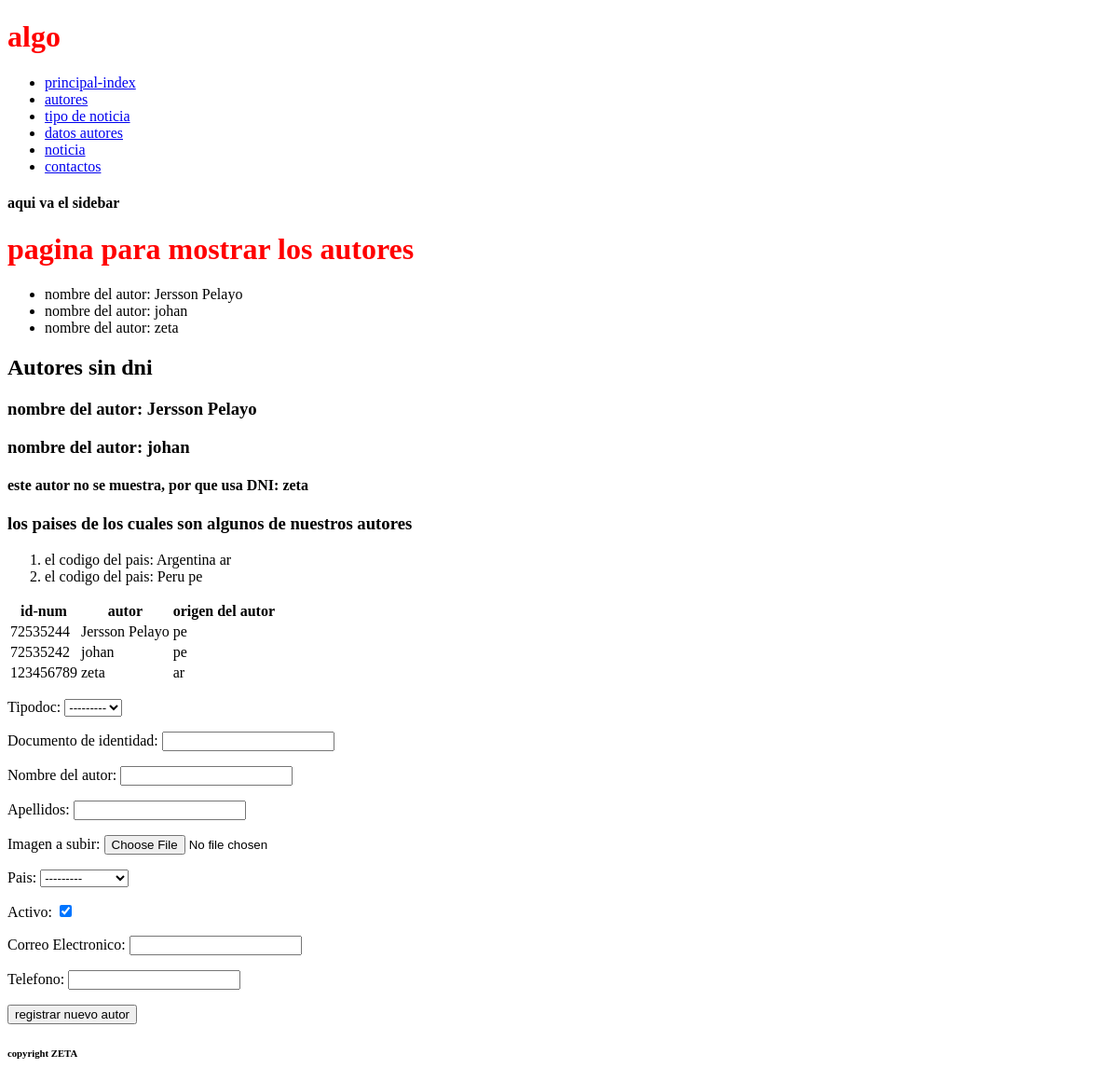
The app's page /autores/, older data.
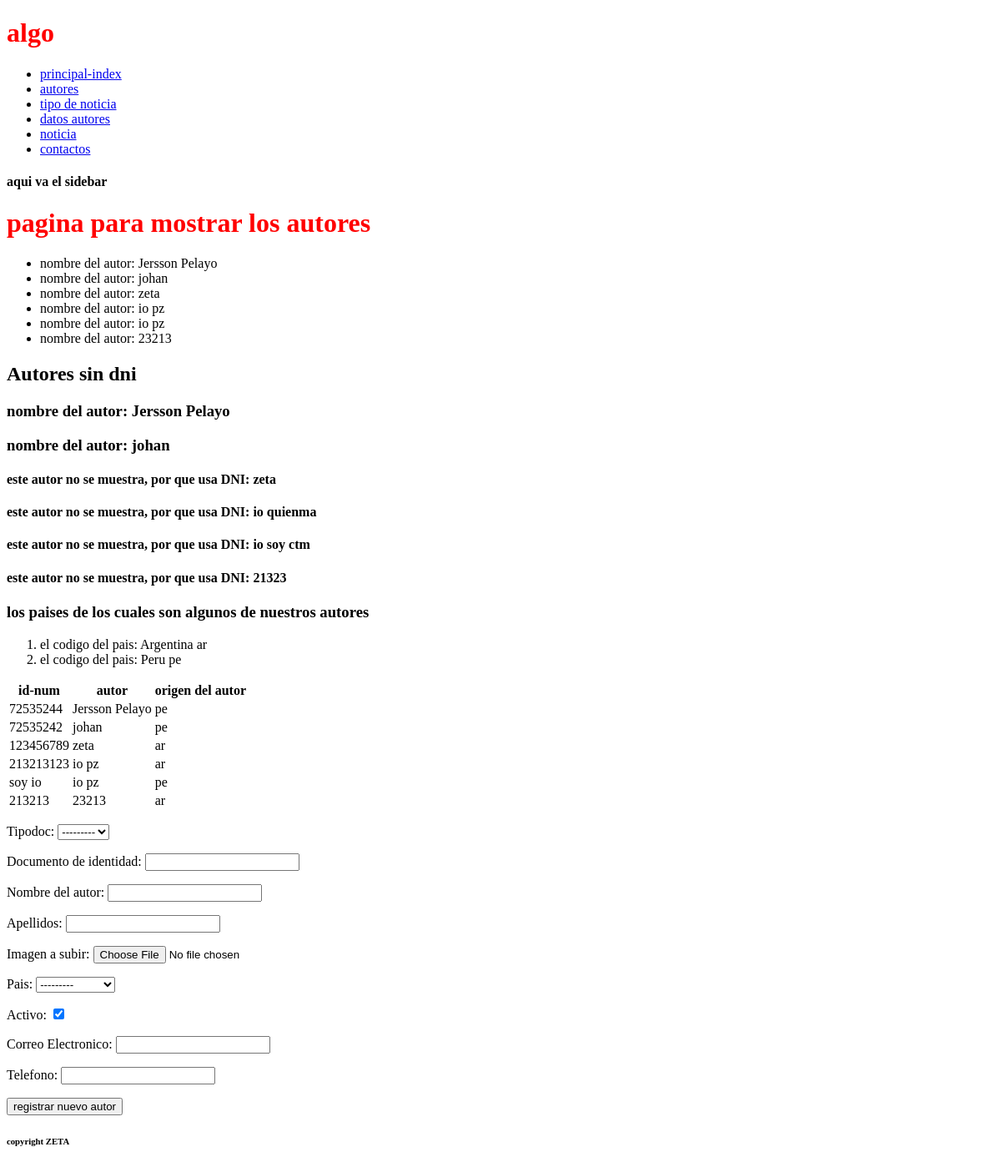
The same page, newer data.
### noticias/models.py (models this page shows, shortened)
class Autor(models.Model):
    tipodoc = models.ForeignKey(TipoDoc, on_delete=models.CASCADE, default=None)
    documento = models.CharField("Documento de identidad", max_length=16, blank=False, null=False, primary_key=True)
    nombres = models.CharField("Nombre del autor", max_length=200, blank=False, null=False, default=None)
    apellidos = models.CharField("Apellidos", max_length=200, blank=False, null=False, default=None)
    def get_foto(self):
        if self.image:
            return format_html('<img src="{}" width="60" height="75"/>', self.image.url)
        else:
            return ''
    get_foto.short_description = 'Photo'
    get_foto.admin_order_field = 'nombres'
    image = models.ImageField("imagen a subir",upload_to='images/', blank=False, default=None)
    pais = models.ForeignKey(Paises, on_delete=models.CASCADE, default=None)
    estado = models.BooleanField("Activo", default=True, blank=False, null=False)
    correo = models.EmailField("Correo Electronico", max_length=254, blank=False, null=False, default=None, validators=[RegexValidator(regex=r"\S{1,}@\S{2,}\.\S{2,}", message="Correo invalido")])
    telefono = models.CharField("Telefono", max_length=20, blank=False, null=False, default=None)
    fecha_creacion = models.DateField("Fecha de creacion", default=timezone.now, blank=False, null=False)
    class Meta:
        verbose_name = "Autor"
        verbose_name_plural = "Autores"
        ordering = ['fecha_creacion']#sirve para ver de que manera se ordenara los datos

class Paises(models.Model):
    codigo = models.CharField(max_length=2, blank=False, null=False, primary_key=True)
    Nombre = models.CharField("Nombre del pais", max_length=50, blank=False, null=False)
    class Meta:
        verbose_name = "Paises"
        verbose_name = "Paises"
        ordering = ["Nombre"]
    def __str__(self):
        return '%s %s' % (self.codigo, self.Nombre)

### noticias/views.py (the view)
# urls.py: path('autores/', views.autores, name='autores'),
def autores(request):
    if request.method == 'POST':
        form = AutorForm(request.POST, request.FILES)
        if form.is_valid():
            form.save()
            return redirect('noticias:datosAutores')
    else:
        form = AutorForm()
    autores = Autor.objects.all()
    paises = Paises.objects.all()
    return render(request, "autores.html",
                  {
                      'autores': autores,
                      'paises': paises,
                      'autorForm': form,
                  })

### noticias/forms.py
class AutorForm(forms.ModelForm):
    class Meta:
        model = Autor
        fields = [
            'tipodoc',
            'documento',
            'nombres',
            'apellidos',
            'image',
            'pais',
            'estado',
            'correo',
            'telefono',
        ]

### noticias/models.py (called while the page is built)
    def __str__(self):
        return '%s' % (self.descripcion)

### noticias/templates/autores.html (shortened to what this page needs)
{%extends 'layouts/base.html'%}
{% block content %}
{%include 'layouts/sidebar.html'%}
<h1>pagina para mostrar los autores</h1>
    <ul>
        {% for autor in autores %}
            <li>nombre del autor: {{ autor.nombres }}</li>
        {%endfor%}
    </ul>
<h2>Autores sin dni</h2>
    {% for autor in autores %}
        {% if autor.tipodoc_id == 1 %}
            <h3>nombre del autor: {{ autor.nombres }}</h3>
        {%else%}
            <h4>este autor no se muestra, por que usa DNI: {{autor.apellidos}}</h4>
        {% endif %}
    {%endfor%}
<h3>los paises de los cuales son algunos de nuestros autores</h3>
    <ol>
        {% for pais in paises %}
            <li>el codigo del pais: {{ pais.Nombre }} {{ pais.codigo}}</li>
        {% endfor %}
    </ol>
<table>
    <thead>
        <tr>
            <th>id-num</th>
            <th>autor</th>
            <th>origen del autor</th>
        </tr>
    </thead>
    <tbody>
        {%for autorTable in autores%}
            <tr>
                <td>{{autorTable.documento}}</td>
                <td>{{autorTable.nombres}}</td>
                {%for paisesAutor in paises%}
                    {% if paisesAutor.codigo == autorTable.pais_id %}
                        <td>{{autorTable.pais_id}}</td>
                    {% endif %}
                {%endfor%}
            </tr>
        {%endfor%}
    </tbody>
</table>
<div class="formulario">
    <form method="post" enctype="multipart/form-data">
        {{autorForm.as_p}}
        <button type="submit">registrar nuevo autor</button>
    </form>
</div>
{%include 'layouts/footer.html'%}
{% endblock %}

### noticias/templates/layouts/base.html (shortened to what this page needs)
<!DOCTYPE html>
<html lang="en">
<head>
</head>
<body>
    <h1>algo</h1>
    <div>
        <ul>
            <li><a href="{% url 'noticias:index' %}">principal-index</a></li>
            <li><a href="{% url 'noticias:autores' %}">autores</a></li>
            <li><a href="{% url 'noticias:noticiaTipoHtml' %}">tipo de noticia</a></li>
            <li><a href="{% url 'noticias:datosAutores'%}">datos autores</a></li>
            <li><a href="{% url 'noticias:noticias'%}">noticia</a></li>
            <li><a href="{% url 'noticias:contactos'%}">contactos</a></li>
        </ul>
    </div>
    <main>
        <div class="contenido">
            {% block content%}
            {%endblock%}
        </div>
    </main>
</body>
</html>

### noticias/templates/layouts/sidebar.html
<section>
    <h4>aqui va el sidebar</h4>
</section>

### noticias/templates/layouts/footer.html
<footer>
    <h6>copyright <b>ZETA</b></h6>
</footer>

### noticias/templates/layouts/base.html (style rules this page uses)
h1 { color: red; }

Row changes from the older to the newer data that the page shows:
added Autor: nombres "io pz", apellidos "io quienma", documento "213213123", pais_id "ar"
added Autor: nombres "io pz", apellidos "io soy ctm", documento "soy io", pais_id "pe"
added Autor: nombres "23213", apellidos "21323", documento "213213", pais_id "ar"
